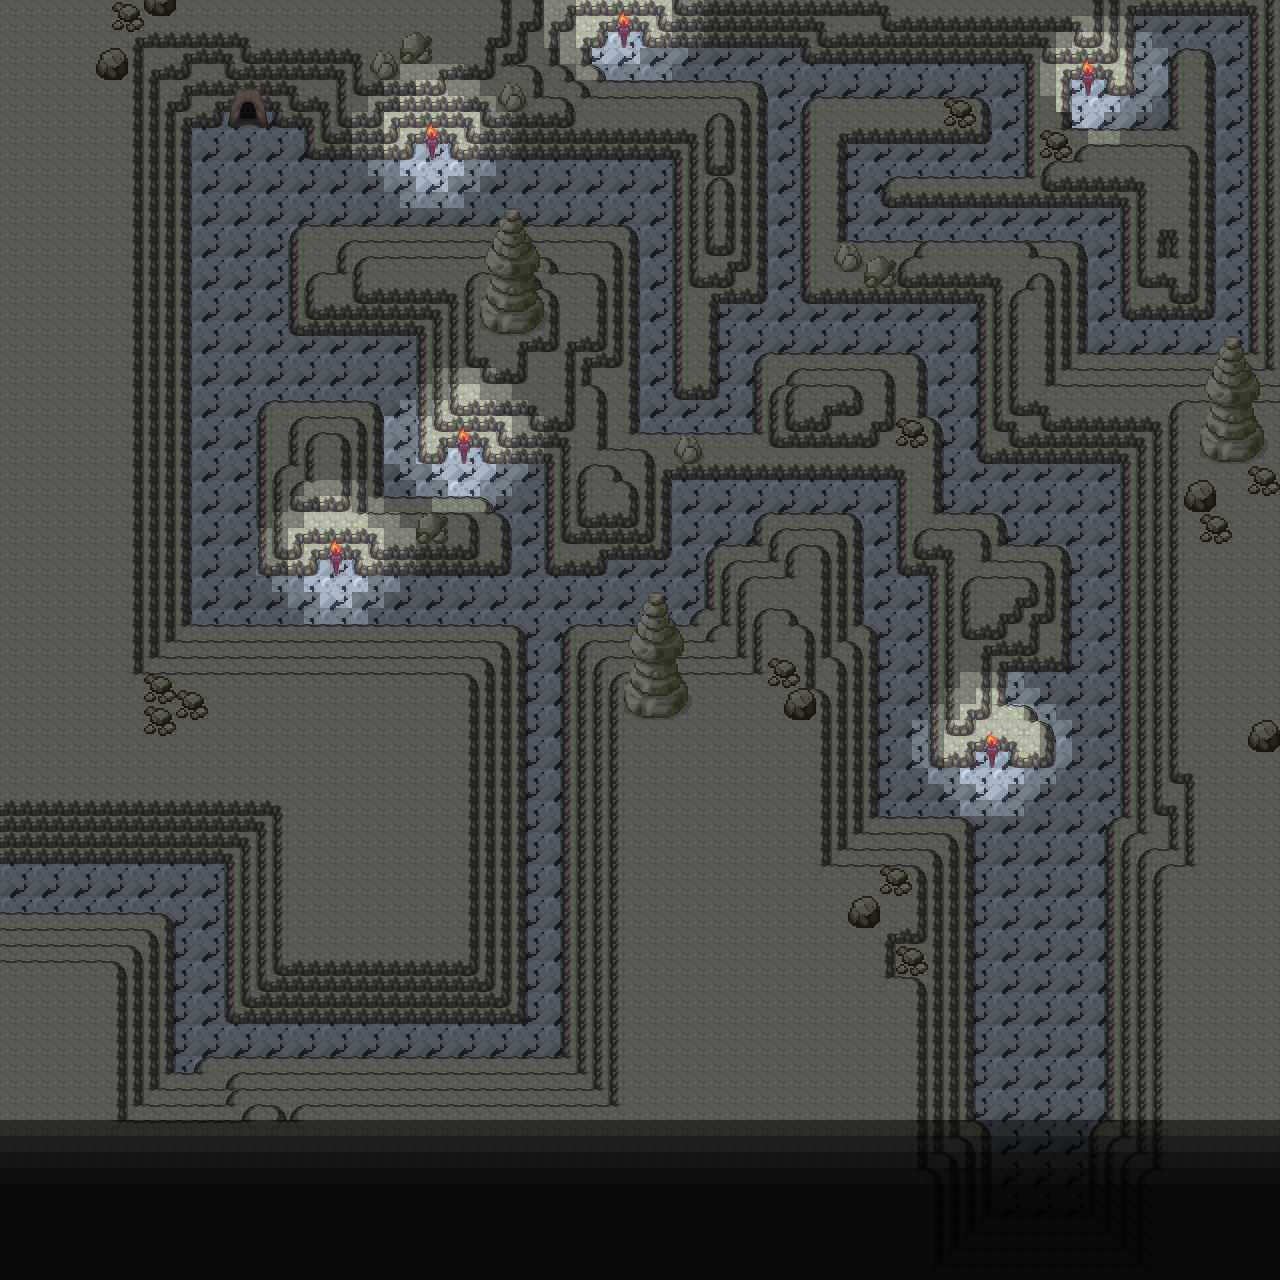

A level layout from a 2D game, rendered from its tile map. Below: a short description, then the map file with tile-grid data replaced by summaries:
An orthogonal 80x80 tile map with 16x16 px tiles, 27 tile layers (sol, layer_vide_important3, layer_vide_important4, layer_vide_important5, ...), 5 tilesets and 82 objects (vers_ville3, vers_route3, vers_room_of_the_MS, depuis_ville3, depuis_route3, ...).

<map version="1.10" tiledversion="1.10.2" class="  " orientation="orthogonal" renderorder="right-down" width="80" height="80" tilewidth="16" tileheight="16" infinite="0" nextlayerid="36" nextobjectid="98">
 <tileset firstgid="1" source="tileset/literally_everything.tsx" />
 <tileset firstgid="4257" source="tileset/trees+houses_GOOD.tsx" />
 <tileset firstgid="25257" source="tileset/all_kinds_of_caves2.tsx" />
 <tileset firstgid="27049" source="tileset/animated_torch.tsx" />
 <tileset firstgid="27121" source="tileset/dark_for_caves.tsx" />
 <layer id="7" name="sol" width="80" height="80">
  <data>[6400 cells, 6400 non-empty, 4 distinct tile ids]</data>
 </layer>
 <layer id="24" name="layer_vide_important3" width="80" height="80">
  <data>[6400 cells, 0 non-empty, 0 distinct tile ids]</data>
 </layer>
 <layer id="25" name="layer_vide_important4" width="80" height="80">
  <data>[6400 cells, 0 non-empty, 0 distinct tile ids]</data>
 </layer>
 <layer id="27" name="layer_vide_important5" width="80" height="80">
  <data>[6400 cells, 0 non-empty, 0 distinct tile ids]</data>
 </layer>
 <layer id="28" name="layer_vide_important6" width="80" height="80">
  <data>[6400 cells, 0 non-empty, 0 distinct tile ids]</data>
 </layer>
 <layer id="29" name="layer_vide_important7" width="80" height="80">
  <data>[6400 cells, 0 non-empty, 0 distinct tile ids]</data>
 </layer>
 <layer id="30" name="layer_vide_important8" width="80" height="80">
  <data>[6400 cells, 0 non-empty, 0 distinct tile ids]</data>
 </layer>
 <layer id="31" name="layer_vide_important9" width="80" height="80">
  <data>[6400 cells, 0 non-empty, 0 distinct tile ids]</data>
 </layer>
 <layer id="32" name="layer_vide_important10" width="80" height="80">
  <data>[6400 cells, 0 non-empty, 0 distinct tile ids]</data>
 </layer>
 <layer id="33" name="layer_vide_important11" width="80" height="80">
  <data>[6400 cells, 0 non-empty, 0 distinct tile ids]</data>
 </layer>
 <layer id="34" name="layer_vide_important12" width="80" height="80">
  <data>[6400 cells, 0 non-empty, 0 distinct tile ids]</data>
 </layer>
 <layer id="35" name="layer_vide_important13" width="80" height="80">
  <data>[6400 cells, 0 non-empty, 0 distinct tile ids]</data>
 </layer>
 <layer id="3" name="terrain0" width="80" height="80">
  <data>[6400 cells, 4970 non-empty, 13 distinct tile ids]</data>
 </layer>
 <layer id="4" name="terrain1" width="80" height="80">
  <data>[6400 cells, 4012 non-empty, 13 distinct tile ids]</data>
 </layer>
 <layer id="5" name="terrain2" width="80" height="80">
  <data>[6400 cells, 3183 non-empty, 13 distinct tile ids]</data>
 </layer>
 <layer id="6" name="terrain3" width="80" height="80">
  <data>[6400 cells, 2536 non-empty, 22 distinct tile ids]</data>
 </layer>
 <layer id="12" name="decorations" width="80" height="80">
  <data>[6400 cells, 221 non-empty, 56 distinct tile ids]</data>
 </layer>
 <layer id="9" name="torches" width="80" height="80">
  <data>[6400 cells, 36 non-empty, 6 distinct tile ids]</data>
 </layer>
 <layer id="10" name="sombreur0" width="80" height="80">
  <data>[6400 cells, 6226 non-empty, 1 distinct tile ids]</data>
 </layer>
 <layer id="11" name="sombreur1" width="80" height="80">
  <data>[6400 cells, 6055 non-empty, 1 distinct tile ids]</data>
 </layer>
 <layer id="17" name="sombreur2" width="80" height="80">
  <data>[6400 cells, 800 non-empty, 1 distinct tile ids]</data>
 </layer>
 <layer id="18" name="sombreur3" width="80" height="80">
  <data>[6400 cells, 800 non-empty, 1 distinct tile ids]</data>
 </layer>
 <layer id="19" name="sombreur4" width="80" height="80">
  <data>[6400 cells, 720 non-empty, 1 distinct tile ids]</data>
 </layer>
 <layer id="20" name="sombreur5" width="80" height="80">
  <data>[6400 cells, 640 non-empty, 1 distinct tile ids]</data>
 </layer>
 <layer id="21" name="sombreur6" width="80" height="80">
  <data>[6400 cells, 560 non-empty, 1 distinct tile ids]</data>
 </layer>
 <layer id="23" name="sombreur7" width="80" height="80">
  <data>[6400 cells, 480 non-empty, 1 distinct tile ids]</data>
 </layer>
 <layer id="22" name="noir" width="80" height="80">
  <data>[6400 cells, 0 non-empty, 0 distinct tile ids]</data>
 </layer>
 <objectgroup id="13" name="collisions">
  <object id="2" x="0" y="0" width="190.25" height="862.5" />
  <object id="5" x="229.25" y="631" width="293.667" height="392.333" />
  <object id="6" x="878" y="823.333" width="96.7273" height="456.667" />
  <object id="7" x="976" y="1217.77" width="128" height="62.2273" />
  <object id="8" x="1106.33" y="823.667" width="173.667" height="456.333" />
  <object id="9" x="1121.33" y="360" width="158.667" height="463" />
  <object id="10" x="978.273" y="360" width="144.061" height="104" />
  <object id="11" x="978.455" y="247.909" width="107.182" height="112.841" />
  <object id="12" x="802.25" y="248" width="176" height="56" />
  <object id="13" x="802" y="103.875" width="44.25" height="143.625" />
  <object id="14" x="846.25" y="103.875" width="143.875" height="40.125" />
  <object id="15" x="881.875" y="181" width="143.943" height="27" />
  <object id="16" x="1025.64" y="48" width="44.5455" height="160" />
  <object id="17" x="1070.55" y="134.545" width="143.818" height="73.4545" />
  <object id="18" x="1122.18" y="208" width="92" height="112" />
  <object id="19" x="1168" y="55.8182" width="46.1818" height="78.3636" />
  <object id="20" x="1249.82" y="0" width="30.1818" height="359.333" />
  <object id="21" x="1106.55" y="0" width="27.2727" height="96" />
  <object id="22" x="1133.64" y="0" width="116.114" height="16" />
  <object id="23" x="1070.73" y="0" width="35.6364" height="80" />
  <object id="24" x="800" y="0" width="270.364" height="48" />
  <object id="25" x="800" y="48" width="224" height="16" />
  <object id="26" x="642" y="0" width="158" height="48" />
  <object id="27" x="190.364" y="0" width="452" height="32" />
  <object id="28" x="190.727" y="32" width="415.273" height="16" />
  <object id="30" x="190.364" y="48" width="30.7273" height="80" />
  <object id="31" x="220.909" y="48" width="368.909" height="64" />
  <object id="32" x="274" y="112" width="492" height="16" />
  <object id="33" x="589.818" y="85.6364" width="176.182" height="26.3636" />
  <object id="34" x="589.955" y="72.75" width="16.0455" height="12.7727" />
  <object id="35" x="306.364" y="128" width="459.591" height="16" />
  <object id="36" x="306.5" y="144" width="107.5" height="16" />
  <object id="37" x="448" y="144" width="317.636" height="16" />
  <object id="38" x="674.182" y="160" width="91.4545" height="144" />
  <object id="39" x="674.182" y="304" width="44.1818" height="96" />
  <object id="40" x="290" y="231.75" width="347.75" height="104.25" />
  <object id="41" x="418" y="336" width="219.5" height="112" />
  <object id="42" x="418" y="448" width="28.25" height="16" />
  <object id="43" x="482" y="448" width="64.25" height="16" />
  <object id="44" x="546.25" y="448" width="124.25" height="112" />
  <object id="45" x="545.5" y="560" width="60.75" height="16" />
  <object id="46" x="637.25" y="438.25" width="33" height="9.75" />
  <object id="47" x="670.75" y="439" width="227.25" height="41" />
  <object id="48" x="753.5" y="361.5" width="173" height="77.25" />
  <object id="49" x="926.75" y="424.625" width="14" height="7.375" />
  <object id="50" x="898" y="432" width="44.3636" height="144" />
  <object id="51" x="942.625" y="519.75" width="63" height="56.25" />
  <object id="52" x="1005.75" y="551.75" width="64.125" height="24.25" />
  <object id="53" x="930.125" y="576.25" width="139.75" height="96" />
  </objectgroup>
 <objectgroup id="14" name="rochers_cassables" />
 <objectgroup id="15" name="changements_de_map">
  <!-- 6 objects omitted --></objectgroup>
 <objectgroup id="16" name="points_de_spawn">
  <!-- 3 objects omitted --></objectgroup>
</map>
<!-- 33 of 82 objects omitted -->
